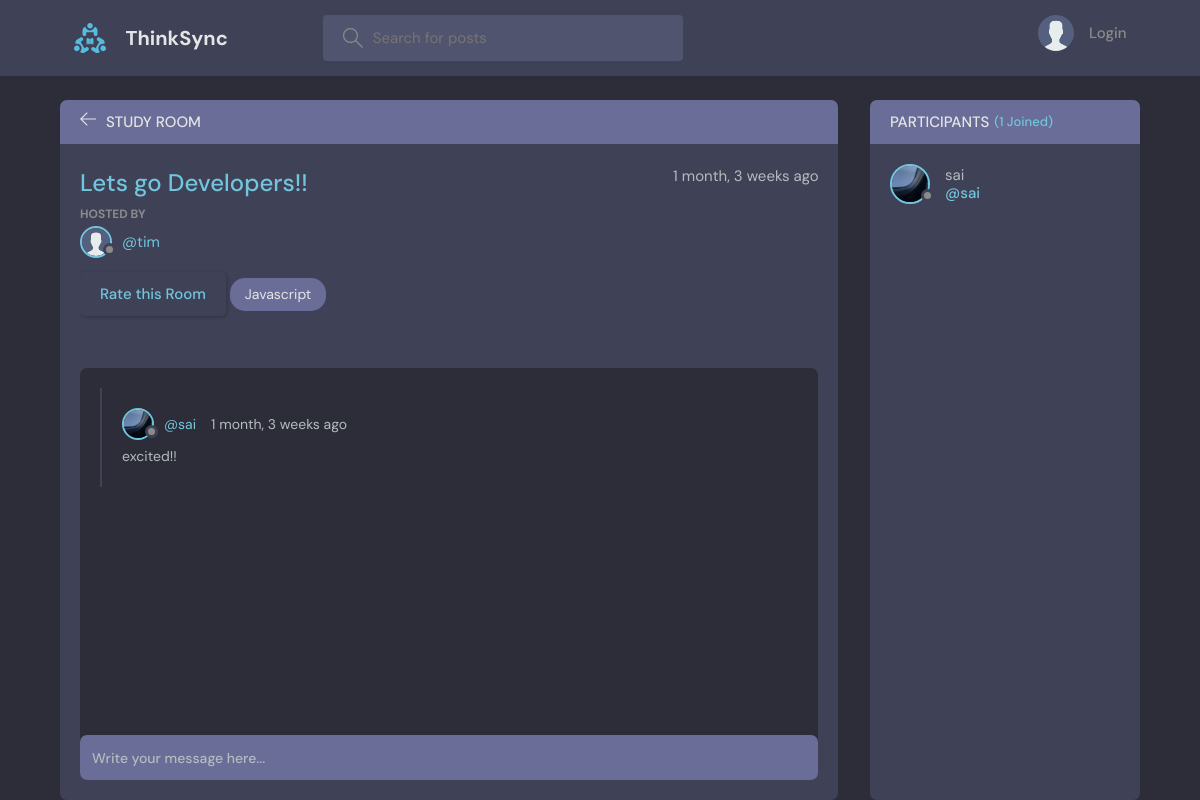
Before: /room/2/ with the older database file.
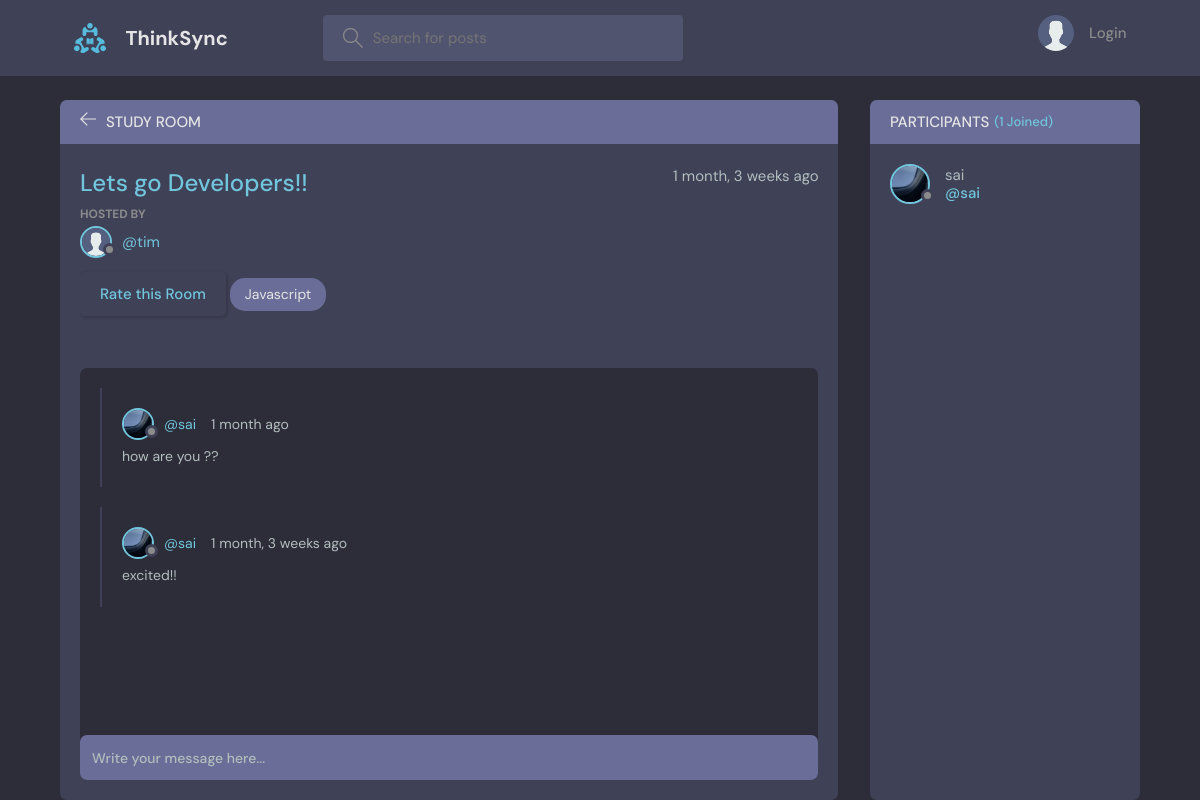
After: the same page with the newer database file.
### base/models.py (models this page shows, shortened)
class Message(models.Model):
    user = models.ForeignKey(User, on_delete=models.CASCADE)
    room = models.ForeignKey(Room, on_delete=models.CASCADE)
    body = models.TextField()
    updated = models.DateTimeField(auto_now=True)
    created = models.DateTimeField(auto_now_add=True)
    class Meta:
        ordering = ["-updated", "-created"]

class User(AbstractUser):
    name = models.CharField(max_length=200, null=True)
    email = models.EmailField(unique=True, null=True)
    bio = models.TextField(null=True)
    avatar = models.ImageField(null=True, default="avatar.svg")
    USERNAME_FIELD = "email"
    REQUIRED_FIELDS = ["username"]

### base/views.py (the view)
# urls.py: path("room/<str:pk>/", views.room, name="room"),
def room(request, pk):
    room = Room.objects.get(id=pk)
    room_messages = room.message_set.all()
    participants = room.participants.all()
    if request.method == "POST":
        message = Message.objects.create(
            user=request.user, room=room, body=request.POST.get("body")
        )
        room.participants.add(request.user)
        return redirect("room", pk=room.id)
    context = {
        "room": room,
        "room_messages": room_messages,
        "participants": participants,
    }
    return render(request, "base/room.html", context)

### base/models.py (called while the page is built)
    def __str__(self):
        return self.name

### base/templates/base/room.html (shortened to what this page needs)
{% extends 'main.html' %}
{% block content %}
<main class="profile-page layout layout--2">
  <div class="container">
    <div class="room">
      <div class="room__top">
        <div class="room__topLeft">
          <a href="{% url 'home' %}">
            <svg version="1.1" xmlns="http://www.w3.org/2000/svg" width="32" height="32" viewBox="0 0 32 32">
              <title>arrow-left</title>
              <path
                d="M13.723 2.286l-13.723 13.714 13.719 13.714 1.616-1.611-10.96-10.96h27.625v-2.286h-27.625l10.965-10.965-1.616-1.607z">
              </path>
            </svg>
          </a>
          <h3>Study Room</h3>
        </div>
      </div>
      <div class="room__box scroll">
        <div class="room__header scroll">
          <div class="room__info">
            <h3>{{room.name}}</h3>
            <span>{{room.created|timesince}} ago</span>
          </div>
          <div class="room__hosted">
            <p>Hosted By</p>
            <a href="{% url 'user-profile' room.host.id %}" class="room__author">
              <div class="avatar avatar--small">
                <img src="{{room.host.avatar.url}}" />
              </div>
              <span>@{{room.host.username}}</span>
            </a>
          </div>
          <a href="{% url 'rate-room' room.id %}" class="btn btn--primary">
            Rate this Room
          </a>
          <span class="room__topics">{{room.topic}}</span>
        </div>
        <div class="room__conversation">
          <div class="threads scroll">
            {% for message in room_messages %}
            <div class="thread">
              <div class="thread__top">
                <div class="thread__author">
                  <a href="{% url 'user-profile' message.user.id %}" class="thread__authorInfo">
                    <div class="avatar avatar--small">
                      <img src="{{message.user.avatar.url}}" />
                    </div>
                    <span>@{{message.user.username}}</span>
                  </a>
                  <span class="thread__date">{{message.created|timesince}} ago</span>
                </div>
              </div>
              <div class="thread__details">
                {{message.body}}
              </div>
            </div>
            {% endfor %}
          </div>
        </div>
      </div>
      <div class="room__message">
        <form action="" method="POST">
          <input name="body" placeholder="Write your message here..." />
        </form>
      </div>
    </div>
    <div class="participants">
      <h3 class="participants__top">Participants <span>({{participants.count}} Joined)</span></h3>
      <div class="participants__list scroll">
        {% for user in participants %}
        <a href="{%  url 'user-profile' user.id %}" class="participant">
          <div class="avatar avatar--medium">
            <img src="{{user.avatar.url}}" />
          </div>
          <p>
            {{user.name}}
            <span>@{{user.username}}</span>
          </p>
        </a>
        {% endfor %}
      </div>
    </div>
  </div>
</main>
{% endblock content %}

Changed rows visible on the page:
added Message: user.avatar (picture), user.username "sai", created "1 month", body "how are you ??"
